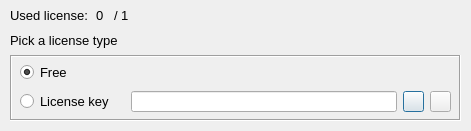
<?xml version="1.0" encoding="UTF-8"?>
<ui version="4.0">
 <class>license_dialog</class>
 <widget class="QDialog" name="license_dialog">
  <property name="geometry">
   <rect>
    <x>0</x>
    <y>0</y>
    <width>471</width>
    <height>131</height>
   </rect>
  </property>
  <property name="minimumSize">
   <size>
    <width>471</width>
    <height>131</height>
   </size>
  </property>
  <property name="maximumSize">
   <size>
    <width>471</width>
    <height>131</height>
   </size>
  </property>
  <property name="windowTitle">
   <string>Dialog</string>
  </property>
  <widget class="QFrame" name="frame">
   <property name="geometry">
    <rect>
     <x>0</x>
     <y>5</y>
     <width>471</width>
     <height>126</height>
    </rect>
   </property>
   <property name="frameShape">
    <enum>QFrame::NoFrame</enum>
   </property>
   <property name="frameShadow">
    <enum>QFrame::Plain</enum>
   </property>
   <widget class="QFrame" name="frame_2">
    <property name="geometry">
     <rect>
      <x>10</x>
      <y>50</y>
      <width>451</width>
      <height>66</height>
     </rect>
    </property>
    <property name="frameShape">
     <enum>QFrame::Box</enum>
    </property>
    <property name="frameShadow">
     <enum>QFrame::Sunken</enum>
    </property>
    <property name="lineWidth">
     <number>1</number>
    </property>
    <widget class="QWidget" name="layoutWidget">
     <property name="geometry">
      <rect>
       <x>10</x>
       <y>5</y>
       <width>431</width>
       <height>55</height>
      </rect>
     </property>
     <layout class="QVBoxLayout" name="verticalLayout">
      <item>
       <widget class="QRadioButton" name="free_type">
        <property name="font">
         <font>
          <pointsize>10</pointsize>
         </font>
        </property>
        <property name="text">
         <string>Free</string>
        </property>
        <property name="checked">
         <bool>true</bool>
        </property>
       </widget>
      </item>
      <item>
       <layout class="QHBoxLayout" name="horizontalLayout_2">
        <item>
         <widget class="QRadioButton" name="license_type">
          <property name="font">
           <font>
            <pointsize>10</pointsize>
           </font>
          </property>
          <property name="text">
           <string>License key</string>
          </property>
         </widget>
        </item>
        <item>
         <widget class="QLineEdit" name="key">
          <property name="minimumSize">
           <size>
            <width>266</width>
            <height>21</height>
           </size>
          </property>
          <property name="maximumSize">
           <size>
            <width>266</width>
            <height>21</height>
           </size>
          </property>
         </widget>
        </item>
        <item>
         <layout class="QHBoxLayout" name="horizontalLayout">
          <item>
           <widget class="QPushButton" name="load">
            <property name="minimumSize">
             <size>
              <width>21</width>
              <height>21</height>
             </size>
            </property>
            <property name="maximumSize">
             <size>
              <width>21</width>
              <height>21</height>
             </size>
            </property>
            <property name="text">
             <string/>
            </property>
            <property name="icon">
             <iconset resource="resource.qrc">
              <normaloff>:/image/refresh.ico</normaloff>:/image/refresh.ico</iconset>
            </property>
            <property name="default">
             <bool>false</bool>
            </property>
           </widget>
          </item>
          <item>
           <widget class="QPushButton" name="paste">
            <property name="minimumSize">
             <size>
              <width>21</width>
              <height>21</height>
             </size>
            </property>
            <property name="maximumSize">
             <size>
              <width>21</width>
              <height>21</height>
             </size>
            </property>
            <property name="text">
             <string/>
            </property>
            <property name="icon">
             <iconset resource="resource.qrc">
              <normaloff>:/image/paste.ico</normaloff>:/image/paste.ico</iconset>
            </property>
           </widget>
          </item>
         </layout>
        </item>
       </layout>
      </item>
     </layout>
    </widget>
   </widget>
   <widget class="QWidget" name="layoutWidget">
    <property name="geometry">
     <rect>
      <x>10</x>
      <y>0</y>
      <width>119</width>
      <height>46</height>
     </rect>
    </property>
    <layout class="QVBoxLayout" name="verticalLayout_2">
     <property name="spacing">
      <number>4</number>
     </property>
     <item>
      <layout class="QHBoxLayout" name="horizontalLayout_4">
       <item>
        <widget class="QLabel" name="count_label">
         <property name="font">
          <font>
           <pointsize>10</pointsize>
          </font>
         </property>
         <property name="text">
          <string>Used license: </string>
         </property>
        </widget>
       </item>
       <item>
        <layout class="QHBoxLayout" name="horizontalLayout_3">
         <property name="spacing">
          <number>4</number>
         </property>
         <item>
          <widget class="QLabel" name="count">
           <property name="font">
            <font>
             <pointsize>10</pointsize>
            </font>
           </property>
           <property name="text">
            <string>0</string>
           </property>
          </widget>
         </item>
         <item>
          <widget class="QLabel" name="label_3">
           <property name="font">
            <font>
             <pointsize>10</pointsize>
            </font>
           </property>
           <property name="text">
            <string>/ 1</string>
           </property>
          </widget>
         </item>
        </layout>
       </item>
      </layout>
     </item>
     <item>
      <widget class="QLabel" name="label2">
       <property name="font">
        <font>
         <pointsize>10</pointsize>
        </font>
       </property>
       <property name="text">
        <string>Pick a license type</string>
       </property>
      </widget>
     </item>
    </layout>
   </widget>
  </widget>
 </widget>
 <tabstops>
  <tabstop>free_type</tabstop>
  <tabstop>license_type</tabstop>
  <tabstop>key</tabstop>
  <tabstop>load</tabstop>
  <tabstop>paste</tabstop>
 </tabstops>
 <resources>
  <include location="resource.qrc"/>
 </resources>
 <connections/>
</ui>
